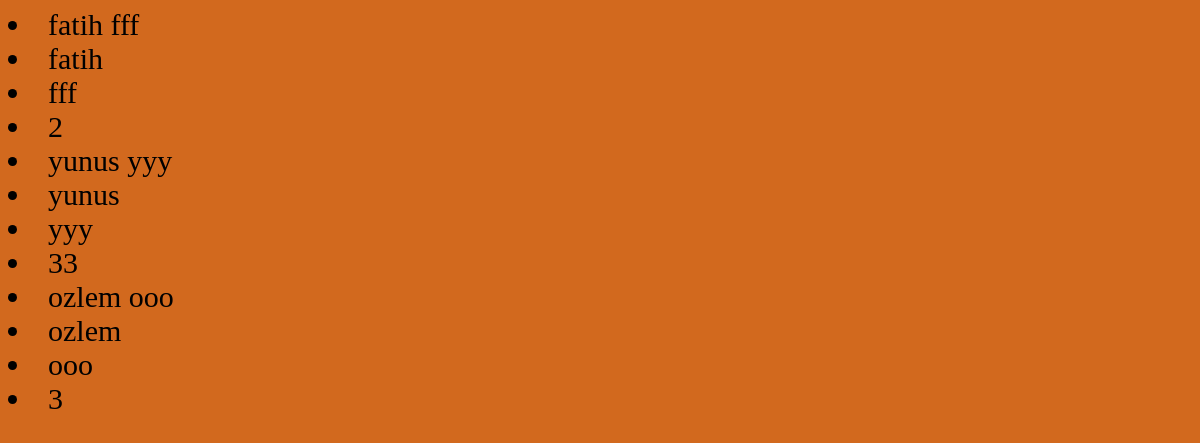
The page /student on the database as committed earlier.
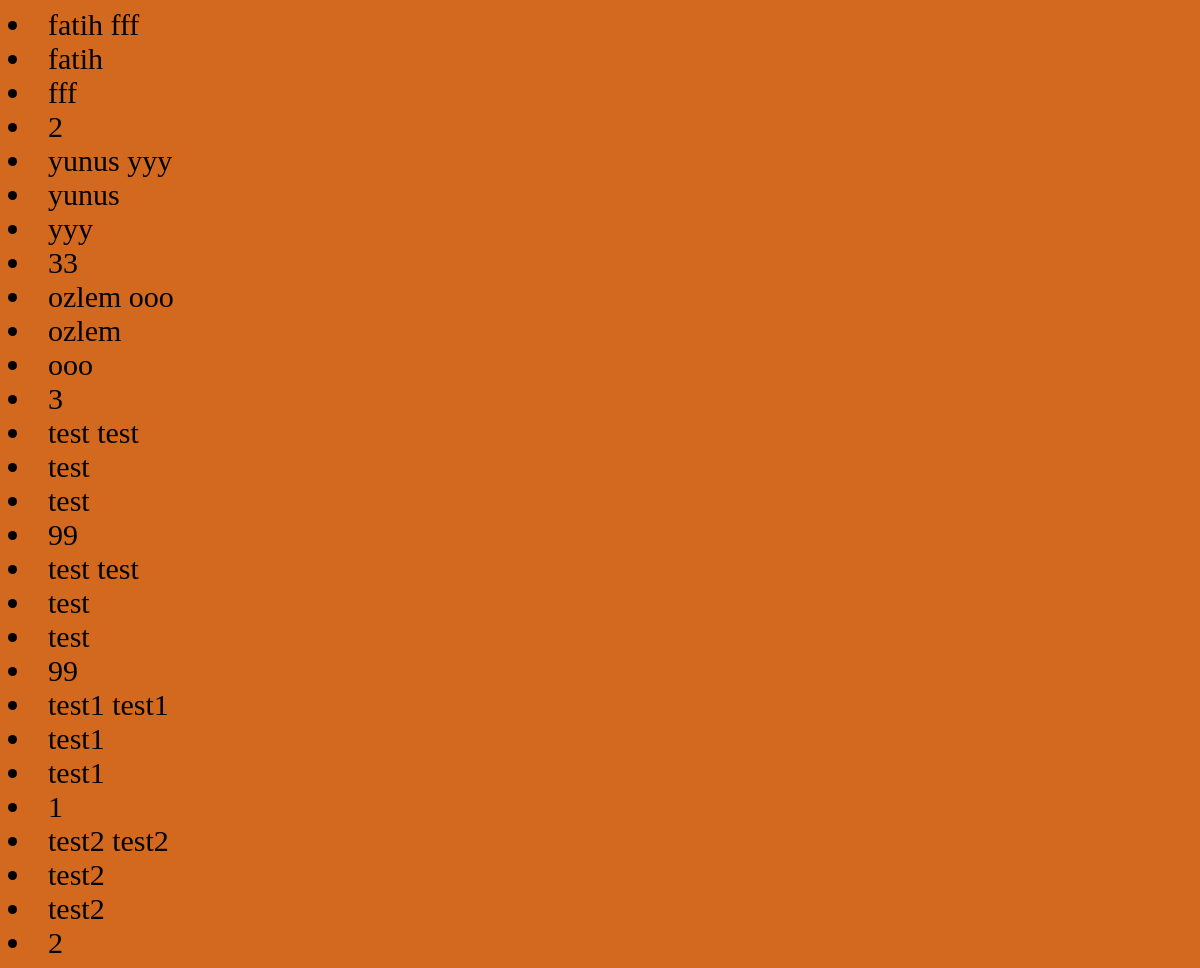
The same page on the database as committed later.
### templateApp/models.py (models this page shows)
class Student(models.Model):
    GENDER=(
        ("M", "Male"),
        ("F", "Female")
    )
    first_name = models.CharField(max_length=30)
    last_name = models.CharField(max_length=30)
    number = models.IntegerField(blank=True, null=True)
    picture= models.ImageField(upload_to='profile_pictures', blank=True)
    gender = models.CharField(max_length=1, choices=GENDER, null=True)
    def __str__(self):
        return f"{self.first_name} {self.last_name}"

### templateApp/views.py (the view)
# urls.py: path("student", studentView, name="student"),  # name ler unique olmali
def studentView(request):
    students = Student.objects.all()
    context = {
        "students": students,
    }
    return render(request, "templateApp/student.html", context)

### templateApp/templates/templateApp/student.html
{% extends 'templateApp/base.html' %}
{% block body %}
    {% for std in students %}
        <li>{{ std }} </li>
        <li>{{ std.first_name }} </li>
        <li>{{ std.last_name }}</li>
        <li>{{ std.number }}</li>
    {% endfor %}
{% endblock body %}

Rows that differ between the two databases and show on the page:
added Student: first_name+last_name "test test", first_name "test", last_name "test", number "99"
added Student: first_name+last_name "test test", first_name "test", last_name "test", number "99"
added Student: first_name+last_name "test1 test1", first_name "test1", last_name "test1", number "1"
added Student: first_name+last_name "test2 test2", first_name "test2", last_name "test2", number "2"
